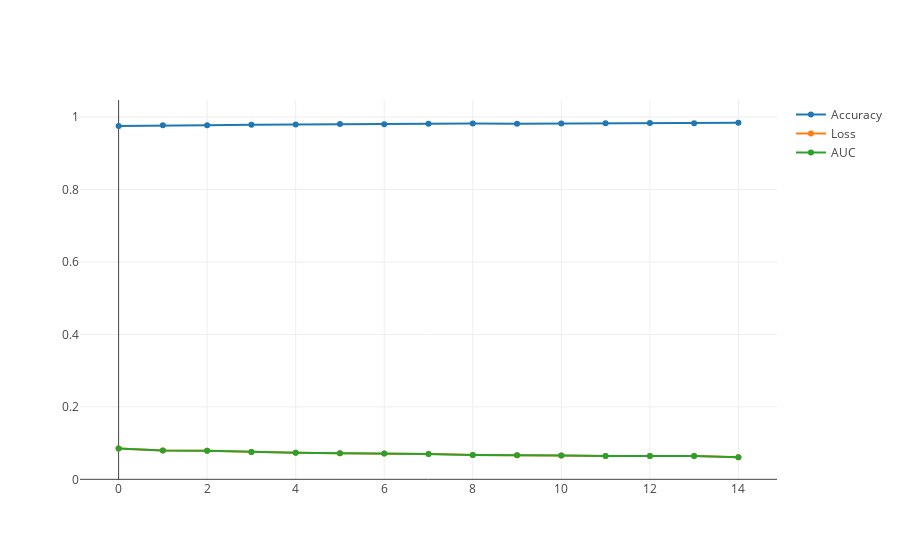

The cell this chart's notebook holds for it:
### Code cell
trace0 = go.Scatter(
    x = [x for x in range(len(history.history['acc']))],
    y = history.history['acc'],
    mode = 'lines+markers',
    name = 'Accuracy'
)
trace1 = go.Scatter(
    x = [x for x in range(len(history.history['loss']))],
    y = history.history['loss'],
    mode = 'lines+markers',
    name = 'Loss'
)
trace2 = go.Scatter(
    x = [x for x in range(len(history.history['auc']))],
    y = history.history['loss'],
    mode = 'lines+markers',
    name = 'AUC'
)

data = [trace0, trace1, trace2]

iplot(data)

### Figure 1 — Plotly figure (JSON) as saved in the notebook; plotly's stock layout.template omitted (floating-point values rounded to 4 significant figures)
{"data": [{"mode": "lines+markers", "name": "Accuracy", "type": "scatter", "x": [0, 1, 2, 3, 4, 5, 6, 7, 8, 9, 10, 11, 12, 13, 14], "y": [0.9752, 0.9772, 0.9775, 0.9788, 0.9797, 0.9807, 0.9804, 0.9814, 0.9822, 0.9818, 0.9825, 0.983, 0.9833, 0.9828, 0.9843]}, {"mode": "lines+markers", "name": "Loss", "type": "scatter", "x": [0, 1, 2, 3, 4, 5, 6, 7, 8, 9, 10, 11, 12, 13, 14], "y": [0.08493, 0.07938, 0.07879, 0.07561, 0.07346, 0.07214, 0.0715, 0.06968, 0.06688, 0.0667, 0.06585, 0.06418, 0.06425, 0.06476, 0.06098]}, {"mode": "lines+markers", "name": "AUC", "type": "scatter", "x": [0, 1, 2, 3, 4, 5, 6, 7, 8, 9, 10, 11, 12, 13, 14], "y": [0.08493, 0.07938, 0.07879, 0.07561, 0.07346, 0.07214, 0.0715, 0.06968, 0.06688, 0.0667, 0.06585, 0.06418, 0.06425, 0.06476, 0.06098]}], "layout": {"autosize": true, "xaxis": {"autorange": true, "range": [-0.841, 14.84], "type": "linear"}, "yaxis": {"autorange": true, "range": [-0.006653, 1.052], "type": "linear"}}}
